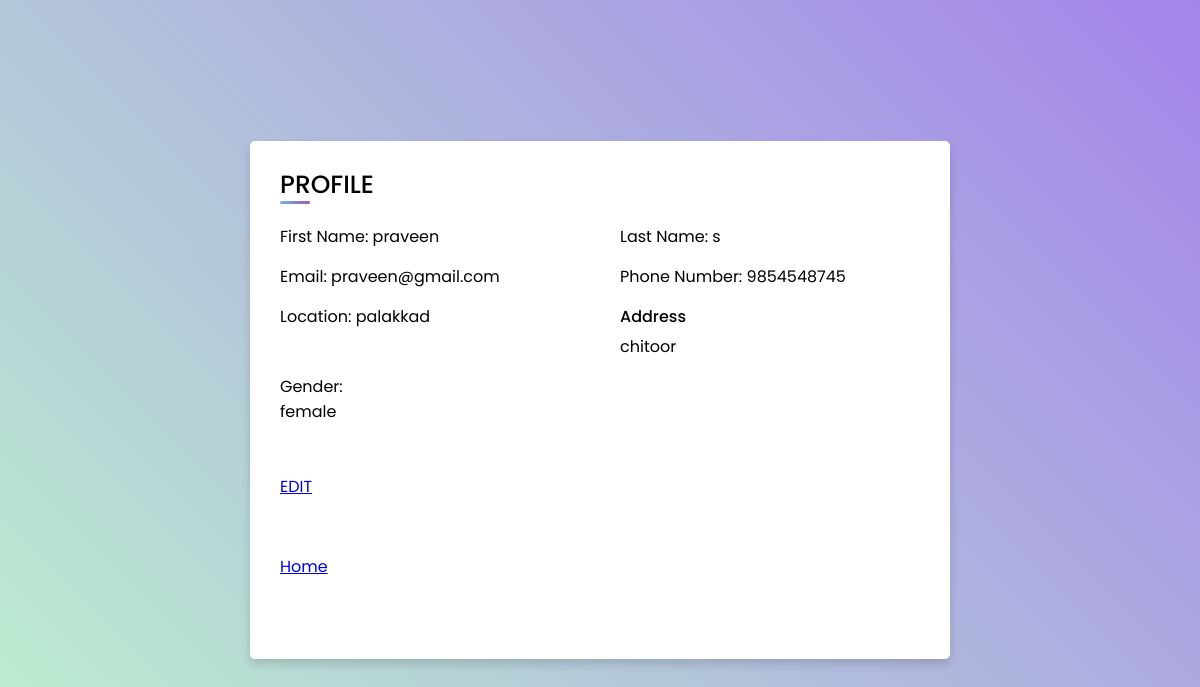
The page /profile/4/ on the database its author committed.
### ca/models.py (models this page shows)
class CustomUser(AbstractUser):
    user_type_choices = [
        ('Admin', 'Admin'),
        ('User', 'User'),
    ]
    user_type = models.CharField(max_length=50, choices=user_type_choices, default='Admin')

class UserCust(CustomUser):
    GENDER_CHOICES = (('male', 'Male'),('female', 'Female'),('other', 'Other'))
    fname=models.CharField(max_length=50,null=True)
    lname=models.CharField(max_length=50,null=True)
    emailaddress=models.EmailField(max_length=254,null=True)
    gender = models.CharField(max_length=20, choices=GENDER_CHOICES)
    location= models.CharField(max_length=30)
    addresss=models.TextField()
    phone_number=models.CharField(max_length=10)

### ca/views.py (the view)
# urls.py: path('profile/<int:pk>/',views.UserProfile.as_view(),name="profile"),
class UserProfile(DetailView):
    template_name="userprofile.html"
    form_class=UserUpdateForm
    model=UserCust
    context_object_name="user"

### ca/templates/userprofile.html (shortened to what this page needs)
<!DOCTYPE html>
<html lang="en">
<head>
</head>
<body>
    <div class="container">
        <div class="title">PROFILE</div>
        <div class="content">
          <form action="" method="post">
            <div class="user-details">
                <div class="input-box">
                    <label for="id_first_name">First Name:</label>
                    {{user.fname}}
                </div>
                <div class="input-box">
                    <label for="id_last_name">Last Name:</label>
                    {{user.lname}}
                </div>
                <div class="input-box">
                    <label for="id_email">Email:</label>
                    {{user.emailaddress}}
                </div>
                <div class="input-box">
                    <label for="id_phone_number">Phone Number:</label>
                    {{ user.phone_number }}
                </div>
                <div class="input-box">
                    <label for="id_location">Location:</label>
                    {{ user.location }}
                </div>
                <div class="input-box">
                    <span class="details">Address</span>
                    {{ user.addresss }}
                </div>
                <div class="input-box">
                    <label for="id_gender">Gender:</label><br>
                    {{user.gender}}
                </div>
            </div>
            <div class="button">
              <a href="{% url 'profileedit' user.id %}">EDIT</a>
            </div>
            <div class="button">
              <a href="{% url 'home' %}">Home</a>
            </div>
          </form>
        </div>
      </div>
</body>
</html>

### ca/templates/userprofile.html (style rules this page uses)
* { margin: 0; padding: 0; box-sizing: border-box; font-family: 'Poppins',sans-serif; }
body { height: 100vh; display: flex; justify-content: center; align-items: center; padding: 10px; background-image: linear-gradient(45deg, #bdf2ce, #a484eb); }
.container { max-width: 700px; width: 100%; background-color: #fff; padding: 25px 30px; border-radius: 5px; box-shadow: 0 5px 10px rgba(0,0,0,0.15); }
.container .title { font-size: 25px; font-weight: 500; position: relative; }
.container .title::before { content: ""; position: absolute; left: 0; bottom: 0; height: 3px; width: 30px; border-radius: 5px; background: linear-gradient(135deg, #71b7e6, #9b59b6); }
.content form .user-details { display: flex; flex-wrap: wrap; justify-content: space-between; margin: 20px 0 12px 0; }
form .user-details .input-box { margin-bottom: 15px; width: calc(100% / 2 - 20px); }
form .input-box span.details { display: block; font-weight: 500; margin-bottom: 5px; }
form .button { height: 45px; margin: 35px 0 }

### rows shown on the page
UserCust: fname "praveen", lname "s", emailaddress "praveen@gmail.com", phone_number "9854548745", location "palakkad", addresss "chitoor", gender "female"
